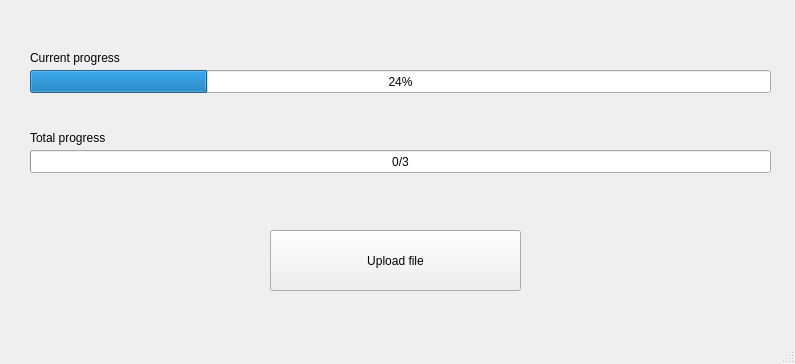
<?xml version="1.0" encoding="UTF-8"?>
<ui version="4.0">
 <class>MainWindow</class>
 <widget class="QMainWindow" name="MainWindow">
  <property name="geometry">
   <rect>
    <x>0</x>
    <y>0</y>
    <width>795</width>
    <height>364</height>
   </rect>
  </property>
  <property name="windowTitle">
   <string>Esame &quot;Laboratorio di Programmazione&quot;</string>
  </property>
  <widget class="QWidget" name="centralwidget">
   <widget class="QProgressBar" name="currentUploadingProgress">
    <property name="geometry">
     <rect>
      <x>30</x>
      <y>70</y>
      <width>741</width>
      <height>23</height>
     </rect>
    </property>
    <property name="value">
     <number>24</number>
    </property>
   </widget>
   <widget class="QProgressBar" name="totalNumberUploadedProgress">
    <property name="geometry">
     <rect>
      <x>30</x>
      <y>150</y>
      <width>741</width>
      <height>23</height>
     </rect>
    </property>
    <property name="minimum">
     <number>0</number>
    </property>
    <property name="maximum">
     <number>3</number>
    </property>
    <property name="value">
     <number>0</number>
    </property>
    <property name="format">
     <string>%v/%m</string>
    </property>
   </widget>
   <widget class="QLabel" name="label">
    <property name="geometry">
     <rect>
      <x>30</x>
      <y>50</y>
      <width>121</width>
      <height>16</height>
     </rect>
    </property>
    <property name="text">
     <string>Current progress</string>
    </property>
   </widget>
   <widget class="QLabel" name="label_2">
    <property name="geometry">
     <rect>
      <x>30</x>
      <y>130</y>
      <width>121</width>
      <height>16</height>
     </rect>
    </property>
    <property name="text">
     <string>Total progress</string>
    </property>
   </widget>
   <widget class="QPushButton" name="uploadFileButton">
    <property name="geometry">
     <rect>
      <x>270</x>
      <y>230</y>
      <width>251</width>
      <height>61</height>
     </rect>
    </property>
    <property name="text">
     <string>Upload file</string>
    </property>
   </widget>
  </widget>
  <widget class="QMenuBar" name="menubar">
   <property name="geometry">
    <rect>
     <x>0</x>
     <y>0</y>
     <width>795</width>
     <height>20</height>
    </rect>
   </property>
  </widget>
  <widget class="QStatusBar" name="statusbar"/>
 </widget>
 <resources/>
 <connections/>
</ui>
